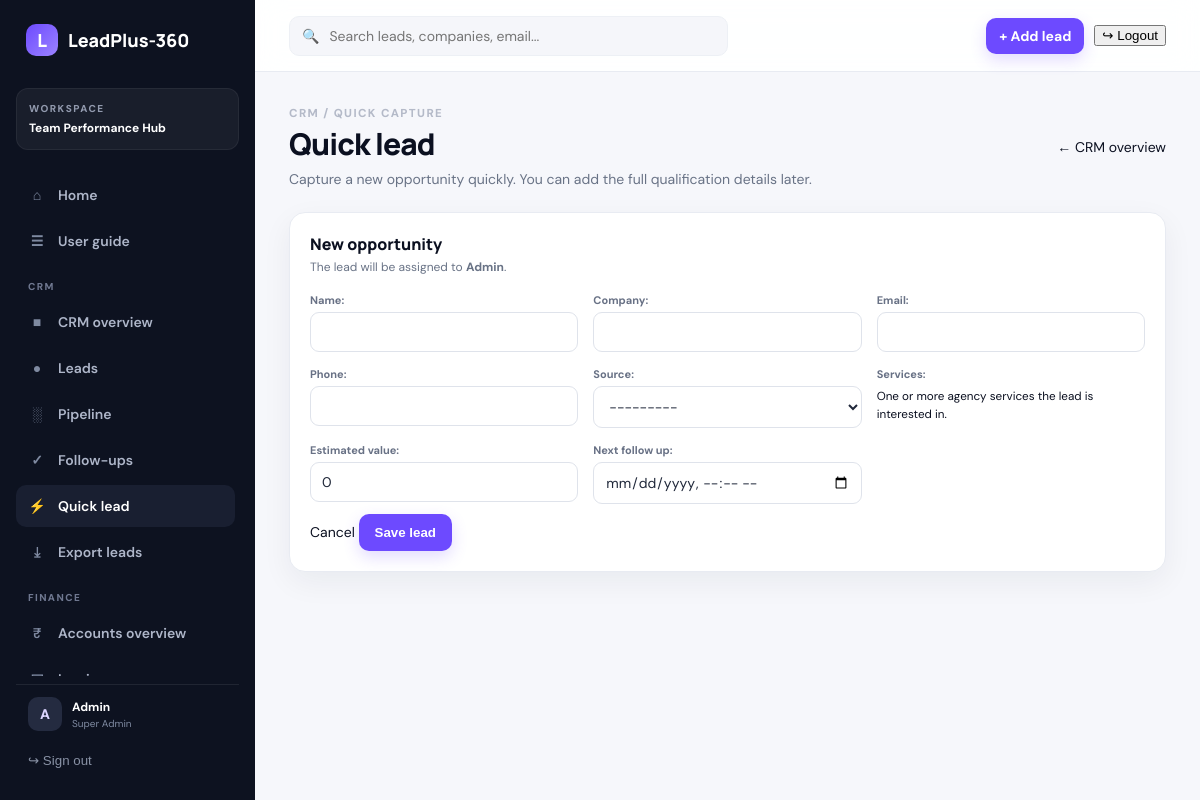
The app's page /crm/quick-lead/ (signed in) with its own data.
### Control/models.py (models this page shows, shortened)
class OrganizationSettings(models.Model):
    name = models.CharField(max_length=160, default="LeadPlus-360")
    tagline = models.CharField(max_length=200, blank=True)
    logo = models.ImageField(upload_to="organization/", blank=True, null=True)
    primary_color = models.CharField(max_length=7, default="#6d4aff")
    currency = models.CharField(max_length=3, default="INR")
    tax_id = models.CharField(max_length=80, blank=True)
    billing_email = models.EmailField(blank=True)
    phone = models.CharField(max_length=40, blank=True)
    address = models.TextField(blank=True)
    invoice_prefix = models.CharField(max_length=12, default="INV")
    updated_at = models.DateTimeField(auto_now=True)
    class Meta:
        verbose_name = "Organization settings"
        verbose_name_plural = "Organization settings"
    @classmethod
    def get_solo(cls):
        obj, _ = cls.objects.get_or_create(pk=1)
        return obj

class Role(models.Model):
    name = models.SlugField(max_length=40, unique=True, help_text="Internal key, set once.")
    label = models.CharField(max_length=80)
    description = models.TextField(blank=True)
    level = models.PositiveSmallIntegerField(
        default=100, help_text="Seniority for ordering. Lower numbers are more senior."
    )
    is_active = models.BooleanField(default=True)
    is_system = models.BooleanField(default=False, help_text="Built-in role; cannot be deleted.")
    can_use_crm = models.BooleanField("Can use CRM", default=False)
    sees_all_leads = models.BooleanField("Sees every lead", default=False)
    sees_team_leads = models.BooleanField(
        "Sees leads of direct reports", default=False,
        help_text="Also sees leads owned by employees who report to this user.",
    )
    can_manage_team = models.BooleanField(
        "Team manager", default=False, help_text="Team performance views and data entry."
    )
    can_manage_hr = models.BooleanField(
        "HR access", default=False, help_text="Employees, onboarding, attendance admin, KPIs, TV displays."
    )
    can_manage_accounts = models.BooleanField(
        "Accounts access", default=False, help_text="Customers, invoices, payments, expenses and reports."
    )
    is_privileged = models.BooleanField(
        "Privileged", default=False, help_text="Only a Super Admin may assign this role."
    )
    is_super_admin = models.BooleanField(
        "Super Admin", default=False, help_text="Complete rights, including roles and workflows."
    )
    permissions = models.ManyToManyField(
        "auth.Permission",
        blank=True,
        help_text="Additional permissions granted to users with this role.",
    )
    class Meta:
        ordering = ["level", "label"]

### LeadManager/views.py (the view)
# urls.py: path("quick-lead/",views.quick_lead,name="quick_lead"),
@crm_required
def quick_lead(request):
    if request.method == "POST":
        form = QuickLeadForm(request.POST)
        if form.is_valid():
            lead = form.save(commit=False)
            lead.owner = request.user
            lead.save()
            form.save_m2m()
            Activity.objects.create(
                lead=lead,
                activity_type="status",
                subject="Quick lead created",
                created_by=request.user,
            )
            messages.success(request, "Lead added successfully.")
            return _safe_redirect(request, "leadplus_dashboard")
        messages.error(request, "Please correct the errors below.")
    else:
        form = QuickLeadForm()
    return render(request, "leads/quick_lead.html", {"form": form})

### LeadManager/forms.py
class QuickLeadForm(forms.ModelForm):
    class Meta:
        model = Lead
        fields = ["name", "company", "email", "phone", "source", "services",
                  "estimated_value", "next_follow_up"]
        widgets = {
            "next_follow_up": DateTimeLocalInput(format="%Y-%m-%dT%H:%M"),
            "services": forms.CheckboxSelectMultiple,
        }
    def __init__(self, *args, **kwargs):
        super().__init__(*args, **kwargs)
        self.fields["source"].queryset = LeadSource.objects.filter(is_active=True)
        self.fields["services"].queryset = Service.objects.filter(is_active=True)
        for f in self.fields.values():
            if not isinstance(f.widget, forms.CheckboxSelectMultiple):
                f.widget.attrs.setdefault("class", "form-control")
        for name in ["source", "services"]:
            if name in self.fields and not isinstance(self.fields[name].widget, forms.CheckboxSelectMultiple):
                self.fields[name].widget.attrs["class"] = "form-select"

### Control/context_processors.py (called while the page is built)
def navigation(request):
    user = request.user
    if not user.is_authenticated:
        return {"organization": OrganizationSettings.get_solo()}
    profile = getattr(user, "profile", None)
    return {
        "nav": {
            "crm": can_use_crm(user),
            "accounts": can_manage_accounts(user),
            "hr": is_hr(user),
            "admin": is_admin(user),
            "manager": can_manage_team(user),
            "staff": user.is_staff,
            "role_label": (profile.role.label if profile and profile.role_id else ("Administrator" if user.is_superuser else "Team member")),
            "employee": getattr(user, "employee", None),
        }, "organization": OrganizationSettings.get_solo(),
    }

### Control/permissions.py (called while the page is built)
def has_flag(user, flag):
    if not getattr(user, "is_authenticated", False):
        return False
    if user.is_superuser:
        return True
    role = role_of(user)
    return bool(role and getattr(role, flag))

def is_admin(user):
    return has_flag(user, "is_super_admin")

def is_hr(user):
    return has_flag(user, "can_manage_hr")

def can_use_crm(user):
    return has_flag(user, "can_use_crm")

def can_manage_team(user):
    return has_flag(user, "can_manage_team")

def can_manage_accounts(user):
    return has_flag(user, "can_manage_accounts")

### LeadManager/templates/leads/quick_lead.html (shortened to what this page needs)
{% extends "leadplus_base.html" %}
{% block content %}
<div class="page-head">
  <div>
    <div class="eyebrow">CRM / QUICK CAPTURE</div>
    <h1>Quick lead</h1>
    <p>Capture a new opportunity quickly. You can add the full qualification details later.</p>
  </div>
  <a class="secondary-btn" href="{% url 'leadplus_dashboard' %}">← CRM overview</a>
</div>
<section class="card" style="max-width:900px;">
  <div class="card-head">
    <div>
      <h2>New opportunity</h2>
      <p>The lead will be assigned to <strong>{{ request.user.get_full_name|default:request.user.username }}</strong>.</p>
    </div>
  </div>
  <form method="post" action="{% url 'quick_lead' %}" class="quick-form">
    <div class="form-grid">
      {% for field in form %}
        <div class="form-field {% if field.name == 'services' %}form-field-wide{% endif %}">
          {{ field.label_tag }}
          {{ field }}
          {% if field.help_text %}<small class="help-text">{{ field.help_text }}</small>{% endif %}
        </div>
      {% endfor %}
    </div>
    <div class="form-actions">
      <a class="secondary-btn" href="{% url 'leadplus_dashboard' %}">Cancel</a>
      <button type="submit" class="primary-btn">Save lead</button>
    </div>
  </form>
</section>
{% endblock %}

### templates/leadplus_base.html (shortened to what this page needs)
{% load static %}
<!doctype html><html lang="en"><head>
<link rel="stylesheet" href="{% static 'leadplus/app.css' %}">
<link rel="stylesheet" href="{% static 'leadplus/modules.css' %}?v=2">
<link rel="stylesheet" href="{% static 'leadplus/accounts.css' %}">
</head><body>
{% with url=request.resolver_match.url_name %}
<div class="app-shell">
<aside class="sidebar" id="sidebar">
  <a class="brand" href="{% url 'home' %}">{% if organization.logo %}<img class="brand-logo" src="{{ organization.logo.url }}" alt="{{ organization.name }}">{% else %}<span class="brand-mark">{{ organization.name|first|upper }}</span>{% endif %}<span>{{ organization.name }}</span></a>
  <div class="workspace"><small>WORKSPACE</small><strong>Team Performance Hub</strong></div>
<nav>
    <a class="{% if url == 'home' %}active{% endif %}" href="{% url 'home' %}"><i>⌂</i> Home</a>
    <a class="{% if url == 'guide' %}active{% endif %}" href="{% url 'guide' %}"><i>☰</i> User guide</a>
    {% if nav.crm %}
    <div class="nav-label">CRM</div>
    <a class="{% if url == 'leadplus_dashboard' %}active{% endif %}" href="{% url 'leadplus_dashboard' %}"><i>■</i> CRM overview</a>
    <a class="{% if url == 'leads' or url == 'lead_detail' or url == 'lead_edit' or url == 'lead_create' %}active{% endif %}" href="{% url 'leads' %}"><i>●</i> Leads</a>
    <a class="{% if url == 'pipeline' %}active{% endif %}" href="{% url 'pipeline' %}"><i>░</i> Pipeline</a>
    <a class="{% if url == 'tasks' or url == 'add_task' %}active{% endif %}" href="{% url 'tasks' %}"><i>✓</i> Follow-ups</a>
    <a class="{% if url == 'quick_lead' %}active{% endif %}" href="{% url 'quick_lead' %}"><i>⚡</i> Quick lead</a>
    <a class="{% if url == 'export_leads' %}active{% endif %}" href="{% url 'export_leads' %}"><i>⤓</i> Export leads</a>
    {% endif %}
    {% if nav.accounts %}
    <div class="nav-label">Finance</div>
    <a class="{% if url == 'accounts_dashboard' %}active{% endif %}" href="{% url 'accounts_dashboard' %}"><i>₹</i> Accounts overview</a>
    <a class="{% if url == 'account_invoices' or url == 'account_invoice_create' or url == 'account_invoice_detail' %}active{% endif %}" href="{% url 'account_invoices' %}"><i>▣</i> Invoices</a>
    {% endif %}
  </nav>
  <div class="sidebar-bottom">
    <a class="user-mini" href="{% url 'profile' %}"><span class="avatar">{{ request.user.username|first|upper }}</span><div><b>{{ request.user.get_full_name|default:request.user.username }}</b><small>{{ nav.role_label|default:"Team member" }}</small></div></a>
    <form action="{% url 'logout' %}" method="post">{% csrf_token %}<button type="submit" class="logout">↪ Sign out</button></form>
  </div>
</aside>
<main class="main">
<header class="topbar"><button class="mobile-menu" onclick="document.getElementById('sidebar').classList.toggle('open')">☰</button>
 {% if nav.crm %}<div class="top-search">🔍 <input id="globalSearch" placeholder="Search leads, companies, email..." autocomplete="off"></div>{% else %}<div class="top-search"></div>{% endif %}
 <div class="top-actions">{% if nav.crm %}<a class="primary-btn small" href="{% url 'lead_create' %}">+ Add lead</a>{% endif %}<form action="{% url 'logout' %}" method="post" class="top-logout-form">{% csrf_token %}<button type="submit" class="top-logout">↪ Logout</button></form></div>
</header>
<div class="content">
{% block content %}{% endblock %}
</div>
</main></div>
{% endwith %}
</body></html>

### LeadManager/static/leadplus/app.css (style rules this page uses)
:root { --ink:#0b1020;--muted:#697386;--line:#e8ebf2;--bg:#f6f7fb;--card:#fff;--brand:#6d4aff;--brand2:#8b5cf6;--green:#159570;--orange:#d9822b;--red:#d94a62;--blue:#3974db;--shadow:0 10px 30px rgba(19,27,54,.06);--radius:16px }
* { box-sizing:border-box }
body { margin:0;background:var(--bg);color:var(--ink);font-family:"DM Sans",sans-serif;font-size:14px }
a { color:inherit;text-decoration:none }
.app-shell { display:flex;min-height:100vh }
.sidebar { width:255px;background:#0d1220;color:#c8cede;padding:22px 16px;display:flex;flex-direction:column;position:fixed;inset:0 auto 0 0;z-index:20 }
.brand { display:flex;align-items:center;gap:10px;color:#fff;font:800 18px Manrope;margin:2px 10px 32px }
.brand-mark { width:32px;height:32px;border-radius:10px;background:linear-gradient(135deg,#6d4aff,#9b83ff);display:grid;place-items:center;color:#fff }
.workspace { padding:13px 12px;background:rgba(255,255,255,.05);border:1px solid rgba(255,255,255,.06);border-radius:12px;margin-bottom:24px }
.workspace small,.eyebrow { display:block;font-size:10px;font-weight:800;letter-spacing:1.5px;color:#929aae }
.workspace strong { display:block;margin-top:5px;color:#fff;font-size:12px }
nav { display:grid;gap:4px }
nav a { padding:12px 12px;border-radius:10px;display:flex;gap:12px;align-items:center;color:#aeb6c9;font-weight:600 }
nav a i { width:18px;text-align:center;font-style:normal;color:#7f8aa1 }
nav a:hover,nav a.active { background:#191f31;color:#fff }
nav a.active i { color:#a98fff }
.sidebar-bottom { margin-top:auto }
.user-mini { display:flex;align-items:center;gap:10px;padding:12px;border-top:1px solid rgba(255,255,255,.08) }
.user-mini b,.user-mini small { display:block }
.user-mini b { color:#fff;font-size:12px }
.user-mini small { font-size:10px;color:#7f8aa1;margin-top:2px }
.avatar { display:grid;place-items:center;width:34px;height:34px;border-radius:10px;background:#242b40;color:#dcd5ff;font-weight:800 }
.logout { width:100%;border:0;background:none;color:#8992a5;text-align:left;padding:10px 12px;cursor:pointer }
.main { margin-left:255px;min-width:0;flex:1 }
.topbar { height:72px;background:rgba(255,255,255,.9);border-bottom:1px solid var(--line);display:flex;align-items:center;justify-content:space-between;padding:0 34px;position:sticky;top:0;z-index:10;backdrop-filter:blur(14px) }
.top-search { width:min(450px,50%);display:flex;align-items:center;gap:8px;color:#8b94a7;background:#f5f6fa;border:1px solid #edf0f5;border-radius:10px;padding:9px 12px }
.top-search input { border:0;outline:0;background:transparent;width:100%;font:inherit }
.top-actions,.head-actions { display:flex;gap:10px;align-items:center }
.content { padding:34px;max-width:1600px;margin:auto }
.page-head { display:flex;align-items:flex-end;justify-content:space-between;gap:20px;margin-bottom:26px }
.page-head h1 { font:800 30px Manrope;margin:5px 0 4px;letter-spacing:-.8px }
.page-head p { margin:0;color:var(--muted) }
.primary-btn,.ghost-btn,.icon-btn { border:0;border-radius:10px;padding:11px 16px;font-weight:700;cursor:pointer;display:inline-flex;align-items:center;justify-content:center;gap:7px }
.primary-btn { background:var(--brand);color:#fff;box-shadow:0 6px 16px rgba(109,74,255,.2) }
.primary-btn.small { padding:9px 13px }
.card { background:var(--card);border:1px solid var(--line);border-radius:var(--radius);box-shadow:var(--shadow);padding:20px }
.card-head { display:flex;align-items:center;justify-content:space-between;gap:12px;margin-bottom:18px }
.card-head h2 { font:800 16px Manrope;margin:0 }
.card-head p { margin:4px 0 0;color:var(--muted);font-size:12px }
.quick-form { display:grid;gap:10px }
.quick-form label { font-size:11px;color:#687185;font-weight:700;display:block;margin-bottom:5px }
.form-select,.form-control { width:100%;padding:10px 11px;border:1px solid #dfe3eb;border-radius:9px;background:#fff;color:#20283a;font:inherit;outline:none }
.form-grid { display:grid;grid-template-columns:repeat(3,1fr);gap:15px }
.quick-form input,.quick-form select,.quick-form textarea { width:100%;padding:10px 11px;border:1px solid #dfe3eb;border-radius:9px;background:#fff;color:#20283a;font:inherit;outline:none }
.sidebar { height:100vh;max-height:100vh;overflow:hidden; }
.sidebar nav { flex:1;min-height:0;overflow-y:auto;overflow-x:hidden;padding-right:4px;scrollbar-width:thin;scrollbar-color:#3a435a transparent; }
.sidebar-bottom { flex:0 0 auto;padding-top:8px;background:#0d1220; }

### records on screen
OrganizationSettings: name|first "L", name "LeadPlus-360"
Role: role_label "Super Admin"

### other values on screen
{{ request.user.username|first|upper }} "A"
{{ request.user.get_full_name|default:request.user.username }} "Admin"
{{ field.label_tag }} "Name:" "Company:" "Email:" "Phone:" "Source:" "Services:" "Estimated value:" "Next follow up:"
{{ field.help_text }} "One or more agency services the lead is interested in."
